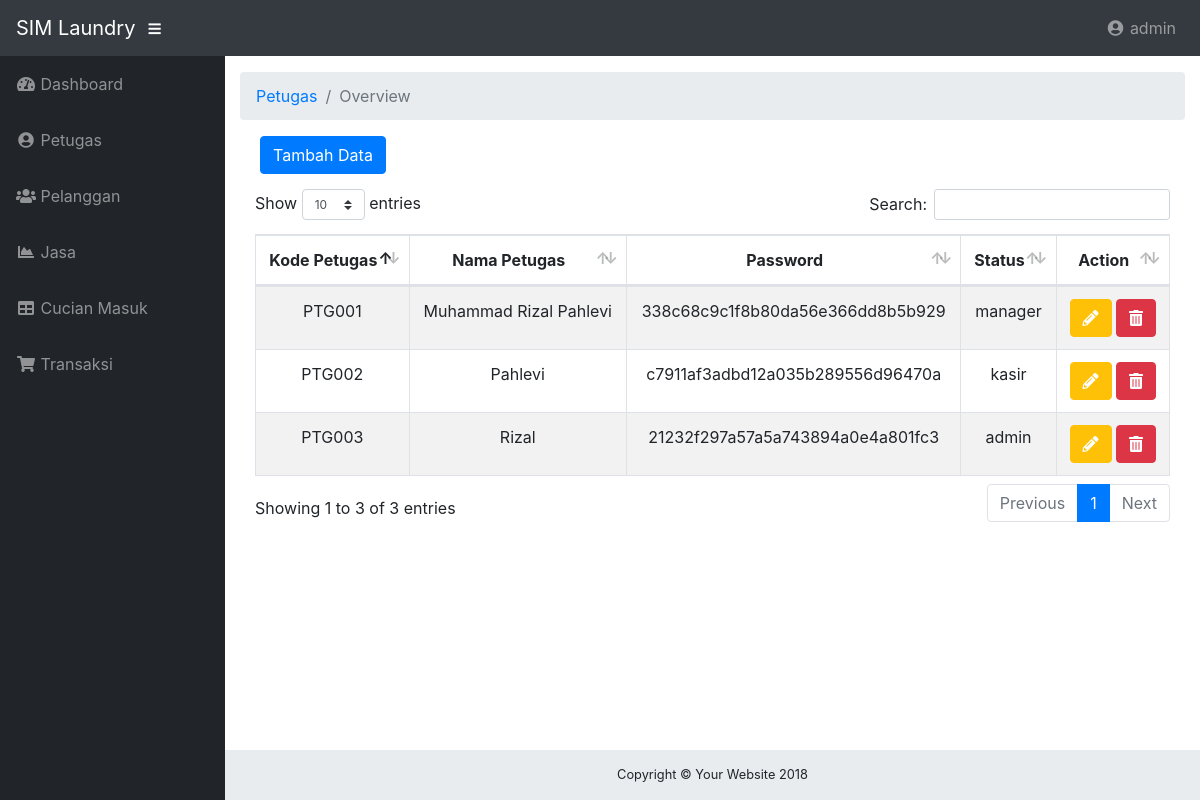
The app's page /index.php?p=petugas (signed in) with its own data.
### tables this page shows
CREATE TABLE `petugas` (
  `kode_PTG` varchar(10) NOT NULL,
  `nama_PTG` varchar(30) NOT NULL,
  `password_PTG` varchar(30) NOT NULL,
  `status` varchar(12) NOT NULL
);

### system/proses.php (called while the page is built, shortened)
<?php
class proses{
	function __construct(){
		$server='localhost';
		$user='root';
		$psw='';
		$dbname='db_laundry';
		$kon=$this->con=new PDO("mysql:host=$server;dbname=$dbname",$user,$psw);
	}
	function get($cel=null,$table=null,$property=null){
		$qw ="SELECT $cel FROM $table $property";
		$ret=$this->con->query($qw);
		return $ret;
	}
}
$db=new proses;
?>

### content/petugas.php (the view, shortened to what this page needs)
<?php
	include 'system/proses.php';
 ?>
<div class="container-fluid">
	<ol class="breadcrumb">
        <li class="breadcrumb-item">
       		<a href="#">Petugas</a>
        </li>
        <li class="breadcrumb-item active">Overview</li>
    </ol>
    <button type="button" class="btn btn-primary" data-toggle="modal" data-target="#exampleModal" data-whatever="@mdo" style="margin-left: 20px;margin-bottom: 15px;">Tambah Data</button>
    <div class="container">
		<table class="table table-striped table-bordered table-hover" id="tb-petugas">
			<thead>
				<tr>
					<th><center>Kode Petugas</center></th>
					<th><center>Nama Petugas</center></th>
					<th><center>Password</center></th>
					<th><center>Status</center></th>
					<th><center>Action</center></th>
				</tr>
			</thead>
			<tbody>
				<?php
					$qw=$db->get("*","petugas","WHERE kode_PTG LIKE 'PTG%' ORDER BY kode_PTG ASC");
					foreach($qw as $tamp_petugas) {
			 	?>
				<tr>
					<td><center><?php echo $tamp_petugas['kode_PTG']; ?></center></td>
					<td><center><?php echo $tamp_petugas['nama_PTG']; ?></center></td>
					<td><center><?php echo md5($tamp_petugas['password_PTG']); ?></center></td>
					<td><center><?php echo $tamp_petugas['status']; ?></center></td>
					<td>
						<center>
							<a href="#myModalptg" class="btn btn-warning" id="custId" data-toggle="modal" data-id="<?= $tamp_petugas['kode_PTG']; ?>" style="color: #fff;"><i class="fa fa-pencil-alt"></i></a>
							<a href="crud/hapus_petugas.php?id=<?= $tamp_petugas['kode_PTG']; ?>" class="btn btn-danger" onclick="return confirm('Yakin Ingin Menghapus ?')"><i class="fa fa-trash-alt"></i></a>
						</center>
					</td>
				</tr>
				<?php } ?>
			</tbody>
		</table>
	</div>
</div>

### assets/css/sb-admin.css (style rules this page uses)
html { position: relative; min-height: 100%; }
body { height: 100%; }
:root { --input-padding-x: 0.75rem; --input-padding-y: 0.75rem; }

### records on screen
petugas: kode_PTG "PTG001", nama_PTG "Muhammad Rizal Pahlevi", password_PTG "338c68c9c1f8b80da56e366dd8b5b929", status "manager"
petugas: kode_PTG "PTG002", nama_PTG "Pahlevi", password_PTG "c7911af3adbd12a035b289556d96470a", status "kasir"
petugas: kode_PTG "PTG003", nama_PTG "Rizal", password_PTG "21232f297a57a5a743894a0e4a801fc3", status "admin"

### other values on screen
$_SESSION['nama_ptg'] "admin"
